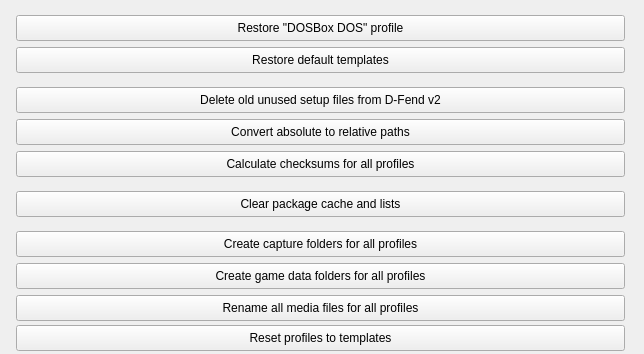
<?xml version="1.0" encoding="UTF-8"?>
<ui version="4.0">
  <class>SetupFrameService</class>
  <widget class="QWidget" name="SetupFrameService">
    <property name="geometry"><rect><x>0</x><y>0</y><width>644</width><height>354</height></rect></property>
    <property name="vclDesignWidth" stdset="0"><number>644</number></property>
    <property name="vclDesignHeight" stdset="0"><number>354</number></property>
    <widget class="QPushButton" name="Service3Button">
      <property name="geometry"><rect><x>16</x><y>15</y><width>609</width><height>26</height></rect></property>
      <property name="vclAnchors" stdset="0"><string notr="true">akLeft,akTop,akRight</string></property>
      <property name="tag" stdset="0"><number>2</number></property>
      <property name="text"><string>Restore "DOSBox DOS" profile</string></property>
      <property name="icon"><iconset resource="../../resources/dfend.qrc"><normaloff>:/glyphs/fe29ca0d42d1d39c.png</normaloff></iconset></property>
      <property name="autoDefault"><bool>false</bool></property>
      <property name="vclOnClick" stdset="0"><string notr="true">ButtonWork</string></property>
      <property name="vclWordWrap" stdset="0"><bool>true</bool></property>
    </widget>
    <widget class="QPushButton" name="Service4Button">
      <property name="geometry"><rect><x>16</x><y>47</y><width>609</width><height>26</height></rect></property>
      <property name="vclAnchors" stdset="0"><string notr="true">akLeft,akTop,akRight</string></property>
      <property name="tag" stdset="0"><number>3</number></property>
      <property name="text"><string>Restore default templates</string></property>
      <property name="icon"><iconset resource="../../resources/dfend.qrc"><normaloff>:/glyphs/fe29ca0d42d1d39c.png</normaloff></iconset></property>
      <property name="autoDefault"><bool>false</bool></property>
      <property name="vclOnClick" stdset="0"><string notr="true">ButtonWork</string></property>
      <property name="vclWordWrap" stdset="0"><bool>true</bool></property>
    </widget>
    <widget class="QPushButton" name="Service1Button">
      <property name="geometry"><rect><x>16</x><y>87</y><width>609</width><height>26</height></rect></property>
      <property name="vclAnchors" stdset="0"><string notr="true">akLeft,akTop,akRight</string></property>
      <property name="text"><string>Delete old unused setup files from D-Fend v2</string></property>
      <property name="icon"><iconset resource="../../resources/dfend.qrc"><normaloff>:/glyphs/86ad06b420cc830c.png</normaloff></iconset></property>
      <property name="autoDefault"><bool>false</bool></property>
      <property name="vclOnClick" stdset="0"><string notr="true">ButtonWork</string></property>
      <property name="vclWordWrap" stdset="0"><bool>true</bool></property>
    </widget>
    <widget class="QPushButton" name="Service2Button">
      <property name="geometry"><rect><x>16</x><y>119</y><width>609</width><height>26</height></rect></property>
      <property name="vclAnchors" stdset="0"><string notr="true">akLeft,akTop,akRight</string></property>
      <property name="tag" stdset="0"><number>1</number></property>
      <property name="text"><string>Convert absolute to relative paths</string></property>
      <property name="icon"><iconset resource="../../resources/dfend.qrc"><normaloff>:/glyphs/cdf4a25fe765957a.png</normaloff></iconset></property>
      <property name="autoDefault"><bool>false</bool></property>
      <property name="vclOnClick" stdset="0"><string notr="true">ButtonWork</string></property>
      <property name="vclWordWrap" stdset="0"><bool>true</bool></property>
    </widget>
    <widget class="QPushButton" name="Service5Button">
      <property name="geometry"><rect><x>16</x><y>151</y><width>609</width><height>26</height></rect></property>
      <property name="vclAnchors" stdset="0"><string notr="true">akLeft,akTop,akRight</string></property>
      <property name="tag" stdset="0"><number>4</number></property>
      <property name="text"><string>Calculate checksums for all profiles</string></property>
      <property name="icon"><iconset resource="../../resources/dfend.qrc"><normaloff>:/glyphs/21a01a09c2f2847a.png</normaloff></iconset></property>
      <property name="autoDefault"><bool>false</bool></property>
      <property name="vclOnClick" stdset="0"><string notr="true">ButtonWork</string></property>
      <property name="vclWordWrap" stdset="0"><bool>true</bool></property>
    </widget>
    <widget class="QPushButton" name="Service6Button">
      <property name="geometry"><rect><x>16</x><y>191</y><width>609</width><height>26</height></rect></property>
      <property name="vclAnchors" stdset="0"><string notr="true">akLeft,akTop,akRight</string></property>
      <property name="tag" stdset="0"><number>5</number></property>
      <property name="text"><string>Clear package cache and lists</string></property>
      <property name="icon"><iconset resource="../../resources/dfend.qrc"><normaloff>:/glyphs/9c7a21dba677f213.png</normaloff></iconset></property>
      <property name="autoDefault"><bool>false</bool></property>
      <property name="vclOnClick" stdset="0"><string notr="true">ButtonWork</string></property>
      <property name="vclWordWrap" stdset="0"><bool>true</bool></property>
    </widget>
    <widget class="QPushButton" name="Service7Button">
      <property name="geometry"><rect><x>16</x><y>231</y><width>609</width><height>26</height></rect></property>
      <property name="vclAnchors" stdset="0"><string notr="true">akLeft,akTop,akRight</string></property>
      <property name="tag" stdset="0"><number>6</number></property>
      <property name="text"><string>Create capture folders for all profiles</string></property>
      <property name="icon"><iconset resource="../../resources/dfend.qrc"><normaloff>:/glyphs/cdf4a25fe765957a.png</normaloff></iconset></property>
      <property name="autoDefault"><bool>false</bool></property>
      <property name="vclOnClick" stdset="0"><string notr="true">ButtonWork</string></property>
      <property name="vclWordWrap" stdset="0"><bool>true</bool></property>
    </widget>
    <widget class="QPushButton" name="Service8Button">
      <property name="geometry"><rect><x>16</x><y>263</y><width>609</width><height>26</height></rect></property>
      <property name="vclAnchors" stdset="0"><string notr="true">akLeft,akTop,akRight</string></property>
      <property name="tag" stdset="0"><number>7</number></property>
      <property name="text"><string>Create game data folders for all profiles</string></property>
      <property name="icon"><iconset resource="../../resources/dfend.qrc"><normaloff>:/glyphs/cdf4a25fe765957a.png</normaloff></iconset></property>
      <property name="autoDefault"><bool>false</bool></property>
      <property name="vclOnClick" stdset="0"><string notr="true">ButtonWork</string></property>
      <property name="vclWordWrap" stdset="0"><bool>true</bool></property>
    </widget>
    <widget class="QPushButton" name="Service9Button">
      <property name="geometry"><rect><x>16</x><y>295</y><width>609</width><height>26</height></rect></property>
      <property name="vclAnchors" stdset="0"><string notr="true">akLeft,akTop,akRight</string></property>
      <property name="tag" stdset="0"><number>8</number></property>
      <property name="text"><string>Rename all media files for all profiles</string></property>
      <property name="icon"><iconset resource="../../resources/dfend.qrc"><normaloff>:/glyphs/8cae1683440d5f8e.png</normaloff></iconset></property>
      <property name="autoDefault"><bool>false</bool></property>
      <property name="vclOnClick" stdset="0"><string notr="true">ButtonWork</string></property>
      <property name="vclWordWrap" stdset="0"><bool>true</bool></property>
    </widget>
    <widget class="QPushButton" name="Service10Button">
      <property name="geometry"><rect><x>16</x><y>325</y><width>609</width><height>26</height></rect></property>
      <property name="vclAnchors" stdset="0"><string notr="true">akLeft,akTop,akRight</string></property>
      <property name="tag" stdset="0"><number>9</number></property>
      <property name="text"><string>Reset profiles to templates</string></property>
      <property name="icon"><iconset resource="../../resources/dfend.qrc"><normaloff>:/glyphs/8cae1683440d5f8e.png</normaloff></iconset></property>
      <property name="autoDefault"><bool>false</bool></property>
      <property name="vclOnClick" stdset="0"><string notr="true">ButtonWork</string></property>
      <property name="vclWordWrap" stdset="0"><bool>true</bool></property>
    </widget>
    <widget class="QMenu" name="RenamePopupMenu">
      <property name="vclPopupMenu" stdset="0"><bool>true</bool></property>
      <addaction name="RenameScreenshots"/>
      <addaction name="RenameSounds"/>
      <addaction name="RenameVideos"/>
    </widget>
    <action name="RenameScreenshots">
      <property name="text"><string>Screenshots...</string></property>
      <property name="icon"><iconset resource="../../resources/dfend.qrc"><normaloff>:/imagelists/SetupFrameServiceUnit/ImageList/0.png</normaloff></iconset></property>
      <property name="tag" stdset="0"><number>81</number></property>
    </action>
    <action name="RenameSounds">
      <property name="text"><string>Sounds...</string></property>
      <property name="icon"><iconset resource="../../resources/dfend.qrc"><normaloff>:/imagelists/SetupFrameServiceUnit/ImageList/1.png</normaloff></iconset></property>
      <property name="tag" stdset="0"><number>82</number></property>
    </action>
    <action name="RenameVideos">
      <property name="text"><string>Videos...</string></property>
      <property name="icon"><iconset resource="../../resources/dfend.qrc"><normaloff>:/imagelists/SetupFrameServiceUnit/ImageList/2.png</normaloff></iconset></property>
      <property name="tag" stdset="0"><number>83</number></property>
    </action>
  </widget>
  <tabstops>
    <tabstop>Service3Button</tabstop>
    <tabstop>Service4Button</tabstop>
    <tabstop>Service1Button</tabstop>
    <tabstop>Service2Button</tabstop>
    <tabstop>Service5Button</tabstop>
    <tabstop>Service6Button</tabstop>
    <tabstop>Service7Button</tabstop>
    <tabstop>Service8Button</tabstop>
    <tabstop>Service9Button</tabstop>
    <tabstop>Service10Button</tabstop>
  </tabstops>
  <resources><include location="../../resources/dfend.qrc"/></resources>
  <connections/>
</ui>
